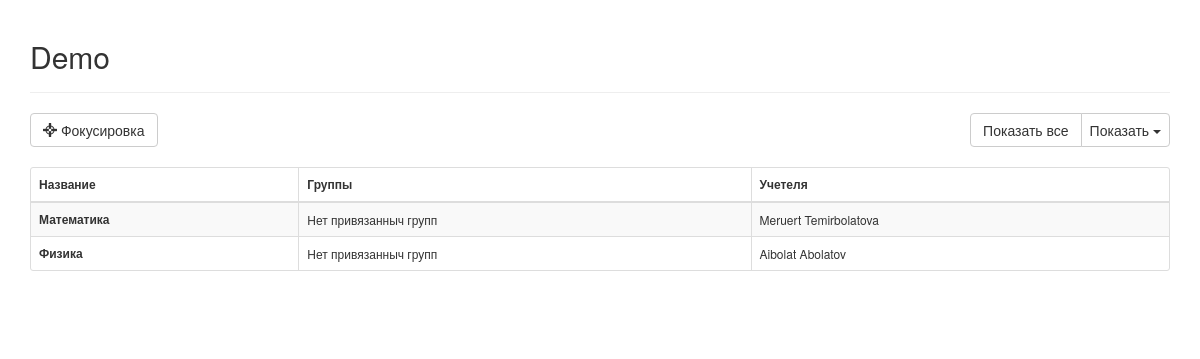
/admin_subjects.php, run on an earlier commit of the app's database.
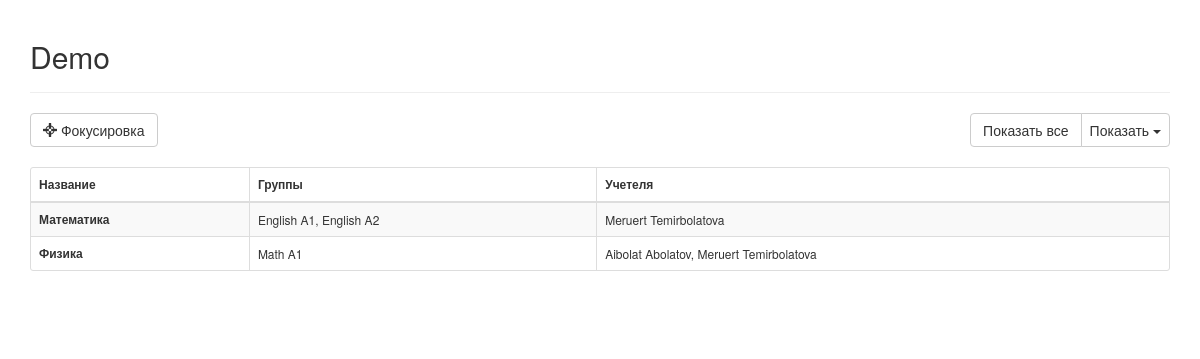
And on a later commit of the database.
### tables this page shows
CREATE TABLE `subjects` (
  `id` int(11) NOT NULL,
  `name` text NOT NULL,
  `description` text NOT NULL
);

CREATE TABLE `relation_ts` (
  `id` int(4) NOT NULL,
  `id_t` int(4) NOT NULL,
  `id_s` int(4) NOT NULL
);

CREATE TABLE `teacher` (
  `id` int(11) NOT NULL,
  `firstname` varchar(50) NOT NULL,
  `lastname` varchar(50) NOT NULL,
  `fathername` text NOT NULL,
  `iin` varchar(15) NOT NULL,
  `telephone` varchar(20) NOT NULL
);

CREATE TABLE `class` (
  `id` int(11) NOT NULL,
  `name_group` varchar(50) NOT NULL,
  `teacher_id` int(11) DEFAULT NULL,
  `subject` int(3) NOT NULL
);

### php/db/get_all_data.php (called while the page is built)
<?php
function getAllData($table_name, $connection){
	$sql = "SELECT * FROM ".$table_name;
	$result = $connection->query($sql);
	return $result;
}
?>

### php/db/get_query.php (called while the page is built)
<?php
function get_query($query, $table_name, $connection)
{
	$sql = "SELECT * FROM ".$table_name." WHERE ".$query;
	$result = $connection->query($sql);
	return $result;
}
?>

### admin_subjects.php (the view, shortened to what the changed rows need)
<?php
include 'php/db/connect_db.php';
include 'php/db/get_all_data.php';
include 'php/db/get_query.php';
	$connection->set_charset("utf8");
?>
<!DOCTYPE html>
<html>
<head>
    <link href="css/bootstrap.min.css" rel="stylesheet">
    <link href="css/plugins/morris.css" rel="stylesheet">
    <link href="font-awesome/css/font-awesome.min.css" rel="stylesheet" type="text/css">
    <link rel="stylesheet" type="text/css" href="css/rwd-table.css">
</head>
<body>
	<section id="demo">
            <div class="container">
                <div class="page-header">
                    <h2>Demo</h2>
                </div>
                <div class="table-responsive" data-pattern="priority-columns">
                    <table cellspacing="0" class="table table-small-font table-bordered table-striped">
                        <thead>
                            <tr>
                                <th>Название</th>
                                <th data-priority="1">Группы</th>
                                <th data-priority="1">Учетеля</th>
                            </tr>
                        </thead>
                        <tbody>
                        	<?php
                        		$result = getAllData('subjects', $connection);
                        		if ($result->num_rows > 0) {
                        			while ($row = $result->fetch_assoc()) { ?>
                        				<tr>
			                                <th><?php echo $row['name']?></th>
			                                <td>
                                            <?php
                                                $query_group = "subject = ".$row['id'];
                                                $result_groups = get_query($query_group, 'class', $connection);
                                                if($result_groups->num_rows > 0){
                                                    $temp = 0;
                                                    while ($row_groups = $result_groups->fetch_assoc()) {
                                                        $temp++;
                                                        if($temp < $result_groups->num_rows){
                                                            echo $row_groups['name_group'].", ";
                                                        }else{
                                                            echo $row_groups['name_group'];
                                                        }
                                                    }
                                                }else{
                                                    echo "Нет привязанныч групп";
                                                }
                                            ?>
                                            </td>
			                                <td>
                                             <?php
                                                $query_ts = "id_s = ".$row['id'];
                                                $result_ts = get_query($query_ts, 'relation_ts', $connection);
                                                if($result_ts->num_rows > 0){
                                                    $tess = 0;
                                                    while ($row_groups = $result_ts->fetch_assoc()) {
                                                        $query_te = "id = ".$row_groups['id_t'];
                                                        $result_te = get_query($query_te, 'teacher', $connection);
                                                        $row_teachers = $result_te->fetch_assoc();
                                                            $tess++;
                                                            if($tess < $result_ts->num_rows){
                                                            echo $row_teachers['firstname']." ".$row_teachers['lastname'].", ";
                                                            }else{
                                                                echo $row_teachers['firstname']." ".$row_teachers['lastname'];
                                                            }
                                                    }
                                                }else{
                                                    echo "Нет обучающих училок";
                                                }
                                            ?>
                                            </td>
			                            </tr>
                        	<?php	}
                        		}else{
                        			exit('No teachers in database');
                        		}
                        	?>
                        </tbody>
                    </table>
                </div>
                <br>
                <br>
            </div>
        </section>
</body>
</html>

What changed in the data, as far as the page shows it:
changed subjects "Математика": gains class (name_group "English A1"); gains class (name_group "English A2"); no longer shows "Нет привязанныч групп"
changed subjects "Физика": gains class (name_group "Math A1"); no longer shows "Нет привязанныч групп"
added relation_ts: teacher.firstname "Meruert", teacher.lastname "Temirbolatova", shown under subjects "Физика"
